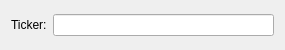
<?xml version="1.0" encoding="UTF-8"?>
<ui version="4.0">
 <class>TickerInputDialog</class>
 <widget class="QWidget" name="TickerInputDialog">
  <property name="geometry">
   <rect>
    <x>0</x>
    <y>0</y>
    <width>285</width>
    <height>50</height>
   </rect>
  </property>
  <property name="windowTitle">
   <string>Ticker</string>
  </property>
  <layout class="QVBoxLayout" name="verticalLayout">
   <item>
    <layout class="QHBoxLayout" name="m_layout">
     <item>
      <widget class="QLabel" name="m_label">
       <property name="text">
        <string>Ticker:</string>
       </property>
      </widget>
     </item>
     <item>
      <widget class="QLineEdit" name="m_input">
       <property name="baseSize">
        <size>
         <width>0</width>
         <height>0</height>
        </size>
       </property>
      </widget>
     </item>
    </layout>
   </item>
  </layout>
 </widget>
 <resources/>
 <connections/>
</ui>
